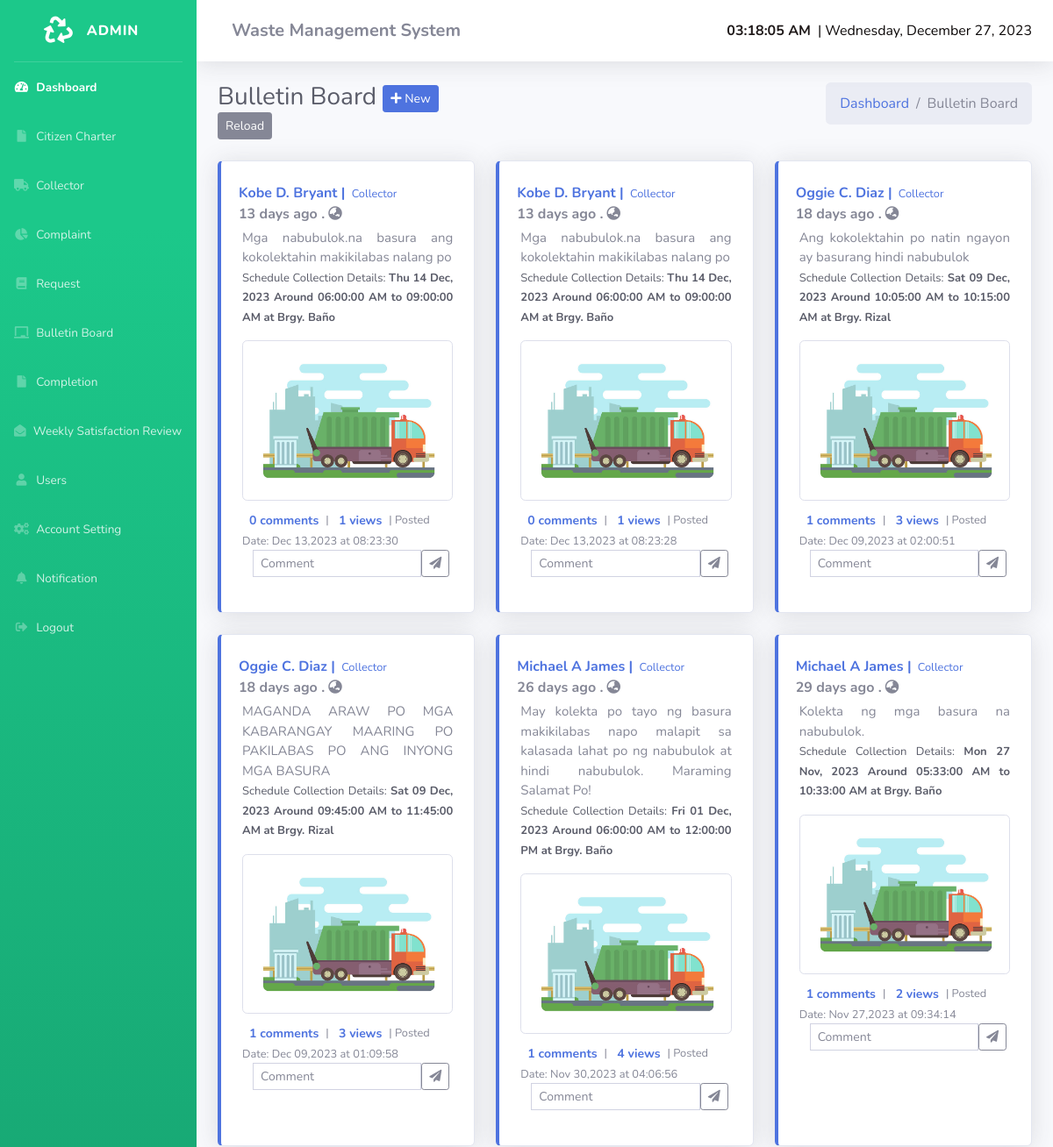
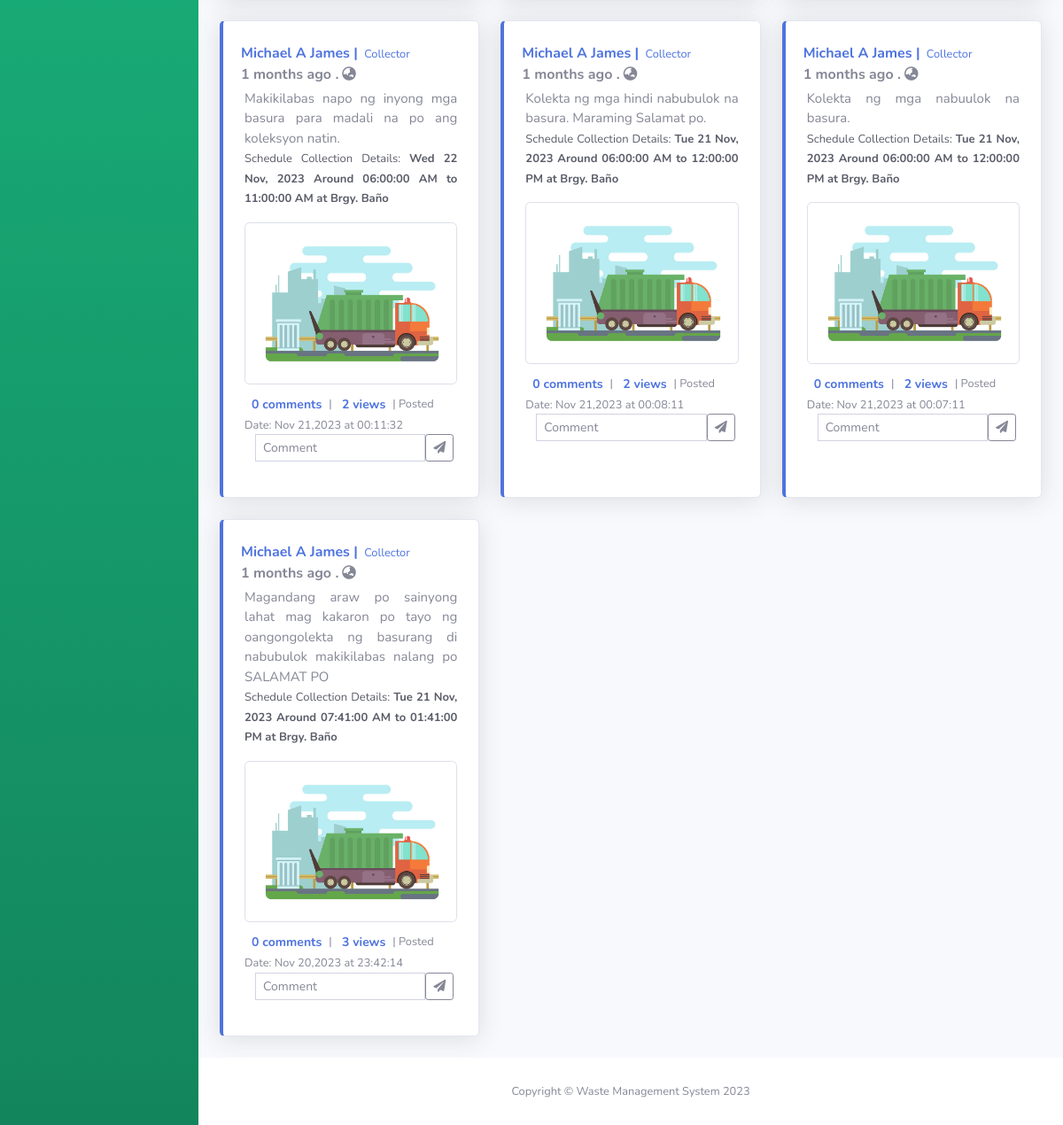
The page /a/bulletin.php on the database its author committed (2 pictures, top to bottom).
### tables this page shows
CREATE TABLE `tbl_bulletin` (
  `b_id` int(11) NOT NULL,
  `posted_by` int(11) NOT NULL,
  `b_message` text NOT NULL,
  `b_photo` varchar(300) NOT NULL,
  `b_posted_date` timestamp NOT NULL DEFAULT current_timestamp(),
  `date_pass` date DEFAULT NULL,
  `time_from` time DEFAULT NULL,
  `time_to` time DEFAULT NULL,
  `b_brgy_id` int(11) DEFAULT NULL
);

CREATE TABLE `tbl_user` (
  `user_id` int(11) NOT NULL,
  `fname` varchar(100) NOT NULL,
  `mname` varchar(100) NOT NULL,
  `lname` varchar(100) NOT NULL,
  `accnt_status` varchar(100) NOT NULL DEFAULT 'active' COMMENT 'active,inactive',
  `username` varchar(200) NOT NULL,
  `password` text NOT NULL,
  `email` varchar(200) NOT NULL,
  `phone` varchar(100) DEFAULT NULL,
  `user_type` varchar(100) NOT NULL COMMENT '1-Admin,2-Household,3-Collector',
  `photo` text DEFAULT NULL,
  `brgy` int(11) DEFAULT NULL,
  `user_m_id` int(11) NOT NULL,
  `duty` int(11) DEFAULT 0 COMMENT '1-On-duty, 0-Off-duty'
);

CREATE TABLE `baranggay` (
  `b_id` int(11) NOT NULL,
  `b_name` varchar(100) NOT NULL,
  `m_id` int(11) NOT NULL
);

### a/bulletin.php (the view, shortened to what this page needs)
<?php
include "header.php";
?>
    <body id="page-top" onload="startTime()">
    <div id="wrapper">
        <?php
        include "sidebar.php";
        ?>
        <div id="content-wrapper" class="d-flex flex-column">
            <div id="content">
                <nav class="navbar navbar-expand navbar-light bg-white topbar mb-4 static-top shadow">
                    <form class="d-none d-sm-inline-block form-inline mr-auto ml-md-3 my-2 my-md-0 mw-100 navbar-search">
                        <div class="input-group">
                            <h5 class="mx-2 my-2 font-weight-bold">Waste Management System</h5>
                        </div>
                    </form>
                    <ul class="navbar-nav ml-auto">
                        <div id="clock" style="font-weight: bold; color:#1f1919;font-family:" Source Sans Pro", -apple-system, BlinkMacSystemFont, "Segoe UI", Roboto, "Helvetica Neue", Arial, sans-serif, "Apple Color Emoji", "Segoe UI Emoji", "Segoe UI Symbol""></div>
            <div id="date" style="color: #0c0808" class="mx-2"> | <?php echo date('l, F j, Y'); ?></div>
            </ul>
            </nav>
            <div class="container-fluid">
                <div class="d-sm-flex align-items-center justify-content-between mb-4">
                    <h1 class="h3 mb-0 text-gray-800">Bulletin Board <span><button class="btn btn-primary btn-sm" data-toggle="modal" data-target="#bulletin"><i class="fa fa-plus"></i> New</button></span><br><a href="" class="btn btn-secondary btn-sm float-left" id="Reload">Reload</a></h1>
                    <nav aria-label="breadcrumb">
                        <ol class="breadcrumb">
                            <li class="breadcrumb-item"><a href="dashboard.php">Dashboard</a></li>
                            <li class="breadcrumb-item active" aria-current="page">Bulletin Board</li>
                        </ol>
                    </nav>
                </div>
                <div class="row">
                    <?php
                    $get_data=mysqli_query($con,"
                   SELECT
       tbl_user.*, tbl_bulletin.*,
    CASE
        WHEN tbl_bulletin.b_posted_date > NOW() - INTERVAL 1 MINUTE THEN 'Just now'
        WHEN tbl_bulletin.b_posted_date > NOW() - INTERVAL 1 HOUR THEN CONCAT(TIMESTAMPDIFF(MINUTE, tbl_bulletin.b_posted_date, NOW()), ' minutes ago')
        WHEN tbl_bulletin.b_posted_date > NOW() - INTERVAL 1 DAY THEN CONCAT(TIMESTAMPDIFF(HOUR, tbl_bulletin.b_posted_date, NOW()), ' hours ago')
        WHEN tbl_bulletin.b_posted_date > NOW() - INTERVAL 1 MONTH THEN CONCAT(TIMESTAMPDIFF(DAY, tbl_bulletin.b_posted_date, NOW()), ' days ago')
        WHEN tbl_bulletin.b_posted_date > NOW() - INTERVAL 1 YEAR THEN CONCAT(TIMESTAMPDIFF(MONTH,tbl_bulletin.b_posted_date, NOW()), ' months ago')
        ELSE CONCAT(TIMESTAMPDIFF(YEAR, tbl_bulletin.b_posted_date, NOW()), ' years ago')
    END AS time_difference
FROM
    tbl_bulletin
INNER JOIN tbl_user ON tbl_bulletin.posted_by = tbl_user.user_id
ORDER BY tbl_bulletin.b_posted_date DESC;
");
                    if (mysqli_num_rows($get_data)>0){
                        $i=0;
                        while ($b=mysqli_fetch_assoc($get_data)){
                            $id="id-".$i;
                            $ic="ic-".$i;
                            $i++;
                                ?>
                                <div class="col-4 mb-4" id="<?=$b['b_id']?>">
                                    <div class="card border-left-primary shadow h-100 py-1">
                                        <div class="card-body">
                                            <div class="row no-gutters align-items-center">
                                                <div class="col mr-2">
                                                    <div class="p font-weight-bold text-primary">
                                                      <?php
                                                      echo ucfirst($b['fname']." ".$b['mname']." ".$b['lname']);
                                                        ?>
                                                        |<small class="mx-1">
                                                            <?php
                                                            if ($b['user_type']==="1"){
                                                                echo "Admin";
                                                            }elseif($b['user_type']==="3"){
                                                                echo "Collector";
                                                            }
                                                            ?>
                                                        </small></div>
                                                    <div class="p font-weight-bold text-gray "><?=$b['time_difference']?> .<i class="fa fa-globe-asia mx-1"></i></div>
                                                </div>
                                                <div class="row mx-1 my-1">
                                                    <p class="text-wrap text-justify" style="font-size: 15px"><?=base64_decode($b['b_message'])?>
                                                        <?php
                                                        if ($b['user_type']=="3"){
                                                            ?>
                                                        <br><span class="text-dark" style="font-size: 13px;">Schedule Collection Details: <strong><?=date("D d M, Y",strtotime($b['date_pass']))?> Around <?=date("h:i:s A",strtotime($b['time_from']))?> to <?=date("h:i:s A",strtotime($b['time_to']))?> at Brgy.
                                                            <?php
                                                            $get_brgy=mysqli_query($con,"SELECT * FROM `baranggay` where b_id ='".$b['brgy']."'");
                                                            if (mysqli_num_rows($get_brgy)>0){
                                                                $gb=mysqli_fetch_assoc($get_brgy);
                                                                echo  ucwords($gb['b_name']);
                                                            }
                                                            ?>
                                                        </strong></span>
                                                            <?php
                                                        }
                                                            ?>
                                                    </p>
                                                    <?php
                                                    if ($b['b_photo']=="../upload/"){
                                                        ?>
                                                        <a href="" data-toggle="modal" data-target="#<?=$id?>"><img src="../img/default.png" alt="" class="img-thumbnail" width="auto" height="auto"></a>
                                                        <div class="modal fade" id="<?=$id?>" tabindex="-1" aria-labelledby="exampleModalLabel" aria-hidden="true">
                                                            <div class="modal-dialog modal-dialog-centered">
                                                                <div class="modal-content">
                                                                    <div class="modal-body">
                                                                        <img src="../img/default.png" alt="" class="img-thumbnail w-100 h-75">
                                                                    </div>
                                                                    <div class="modal-footer">
                                                                        <button type="button" class="btn btn-secondary btn-sm" data-dismiss="modal">Close</button>
                                                                    </div>
                                                                </div>
                                                            </div>
                                                        </div>
                                                        <?php
                                                    }
                                                    else{
                                                        ?>
                                                        <a href=""  data-toggle="modal" data-target="#<?=$id?>"><img src="<?=$b['b_photo']?>" alt="" class="img-thumbnail" width="auto" height="auto"></a>
                                                        <?php
                                                    }
                                                    ?>
                                                </div>
                                                <small class="mt-1 mx-1">
                                                    <button class="btn btn-sm border-0 font-weight-bold text-primary"  data-toggle="modal" data-target="#<?=$ic?>">
                                                        <?php
                                                        $get_count=mysqli_query($con,"select * from tbl_bulletin_comment where bc_bulletin_id='".$b['b_id']."'");
                                                        if (mysqli_num_rows($get_count)>0){
                                                            echo mysqli_num_rows($get_count);
                                                        }else{
                                                            echo "0";
                                                        }
                                                        ?>
                                                        comments
                                                    </button>|
                                                    <i>
                                                        <div class="btn-group dropup">
                                                            <button class="btn btn-sm border-0 font-weight-bold text-primary" type="button" data-toggle="dropdown" aria-expanded="false">
                                                                <?php
                                                                $total_view = mysqli_query($con, "SELECT COUNT(*)as total_view from tbl_bulletin_viewer WHERE v_status='1'and v_b_id='".$b['b_id']."' ");
                                                                if (mysqli_num_rows($total_view) > 0) {
                                                                    $tv=mysqli_fetch_assoc($total_view);
                                                                    echo $tv['total_view'];
                                                                } else {
                                                                    echo "0";
                                                                }
                                                                ?> views
                                                            </button>
                                                        </div></i>|  Posted Date: <?=date("M d,Y",strtotime($b['b_posted_date']))." at ".date("H:i:s",strtotime($b['b_posted_date']))?></small>
                                            </div>
                                            <div class="row col-md-12 mx-1">
                                                <form action="" method="post" class="w-100">
                                                    <div class="input-group input-group-sm mb-3">
                                                        <input type="text" class="form-control" style="width: auto" placeholder="Comment" aria-label="Recipient's username" aria-describedby="button-addon2" required name="comment">
                                                        <button class="btn btn-outline-secondary btn-sm" type="submit" id="button-addon2" name="send"><i class="fa fa-paper-plane"></i> </button>
                                                    </div>
                                                </form>
                                            </div>
                                        </div>
                                    </div>
                                </div>
                                <?php
                        }
                    }
                        else{
                        echo '<div class="alert alert-info text-center col-9 h5 py-4 container my-5" role="alert">
                              Bulletin Board is Empty.
                                </div>';
                        }
                    ?>
                </div>
            </div>
        </div>
        <footer class="sticky-footer bg-white">
            <div class="container my-auto">
                <div class="copyright text-center ">
                    <span>Copyright &copy; Waste Management System 2023</span>
                </div>
            </div>
        </footer>
    </div>
    </body>
<?php
include "footer.php";
?>

### rows shown on the page
tbl_bulletin: tbl_user.fname+mname+lname "Kobe D. Bryant", time_difference "13 days ago", b_message "Mga nabubulok.na basura ang kokolektahin makikilabas nalang po", date_pass "Thu 14 Dec, 2023", time_from "06:00:00 AM", time_to "09:00:00 AM", baranggay.b_name "Baño", b_photo (picture), total_view "1", b_posted_date "Dec 13,2023", b_posted_date "08:23:30"
tbl_bulletin: tbl_user.fname+mname+lname "Kobe D. Bryant", time_difference "13 days ago", b_message "Mga nabubulok.na basura ang kokolektahin makikilabas nalang po", date_pass "Thu 14 Dec, 2023", time_from "06:00:00 AM", time_to "09:00:00 AM", baranggay.b_name "Baño", b_photo (picture), total_view "1", b_posted_date "Dec 13,2023", b_posted_date "08:23:28"
tbl_bulletin: tbl_user.fname+mname+lname "Oggie C. Diaz", time_difference "18 days ago", b_message "Ang kokolektahin po natin ngayon ay basurang hindi nabubulok", date_pass "Sat 09 Dec, 2023", time_from "10:05:00 AM", time_to "10:15:00 AM", b_brgy.b_name "Rizal", b_photo (picture), mysqli_num_rows($get_count) "1", total_view "3", b_posted_date "Dec 09,2023", b_posted_date "02:00:51"
tbl_bulletin: tbl_user.fname+mname+lname "Oggie C. Diaz", time_difference "18 days ago", b_message "MAGANDA ARAW PO MGA KABARANGAY MAARING PO PAKILABAS PO ANG INYONG MGA BASURA", date_pass "Sat 09 Dec, 2023", time_from "09:45:00 AM", time_to "11:45:00 AM", b_brgy.b_name "Rizal", b_photo (picture), mysqli_num_rows($get_count) "1", total_view "3", b_posted_date "Dec 09,2023", b_posted_date "01:09:58"
tbl_bulletin: tbl_user.fname+mname+lname "Michael A James", time_difference "26 days ago", b_message "May kolekta po tayo ng basura makikilabas napo malapit sa kalasada lahat po ng nabubulok at hindi nabubulok. Maraming Salamat Po!", date_pass "Fri 01 Dec, 2023", time_from "06:00:00 AM", time_to "12:00:00 PM", baranggay.b_name "Baño", b_photo (picture), mysqli_num_rows($get_count) "1", total_view "4", b_posted_date "Nov 30,2023", b_posted_date "04:06:56"
tbl_bulletin: tbl_user.fname+mname+lname "Michael A James", time_difference "29 days ago", b_message "Kolekta ng mga basura na nabubulok.", date_pass "Mon 27 Nov, 2023", time_from "05:33:00 AM", time_to "10:33:00 AM", baranggay.b_name "Baño", b_photo (picture), mysqli_num_rows($get_count) "1", total_view "2", b_posted_date "Nov 27,2023", b_posted_date "09:34:14"
tbl_bulletin: tbl_user.fname+mname+lname "Michael A James", time_difference "1 months ago", b_message "Makikilabas napo ng inyong mga basura para madali na po ang koleksyon natin.", date_pass "Wed 22 Nov, 2023", time_from "06:00:00 AM", time_to "11:00:00 AM", baranggay.b_name "Baño", b_photo (picture), total_view "2", b_posted_date "Nov 21,2023", b_posted_date "00:11:32"
tbl_bulletin: tbl_user.fname+mname+lname "Michael A James", time_difference "1 months ago", b_message "Kolekta ng mga hindi nabubulok na basura. Maraming Salamat po.", date_pass "Tue 21 Nov, 2023", time_from "06:00:00 AM", time_to "12:00:00 PM", baranggay.b_name "Baño", b_photo (picture), total_view "2", b_posted_date "Nov 21,2023", b_posted_date "00:08:11"
tbl_bulletin: tbl_user.fname+mname+lname "Michael A James", time_difference "1 months ago", b_message "Kolekta ng mga nabuulok na basura.", date_pass "Tue 21 Nov, 2023", time_from "06:00:00 AM", time_to "12:00:00 PM", baranggay.b_name "Baño", b_photo (picture), total_view "2", b_posted_date "Nov 21,2023", b_posted_date "00:07:11"
tbl_bulletin: tbl_user.fname+mname+lname "Michael A James", time_difference "1 months ago", b_message "Magandang araw po sainyong lahat mag kakaron po tayo ng oangongolekta ng basurang di nabubulok makikilabas nalang po SALAMAT PO", date_pass "Tue 21 Nov, 2023", time_from "07:41:00 AM", time_to "01:41:00 PM", b_brgy.b_name "Baño", b_photo (picture), total_view "3", b_posted_date "Nov 20,2023", b_posted_date "23:42:14"
